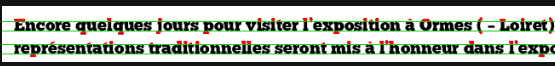
#> input picture assets/hor_rhythm_example_2.png, 555 x 66 px
$ python -i extract_letters.py   (imports and definitions only)
#> lines starting #> are read from the running program, lines starting #| are printed output that depends on the picture
#> further down, picture is the input picture: shape (66, 555, 3); mean B, G, R 161.9, 171.8, 164.9
import cv2
import sys


def extract_letters(image):


    #gray = cv2.cvtColor(image, cv2.COLOR_BGR2GRAY)
    gray = image
    print('EXTRACTING LETTER')
    _, thresh = cv2.threshold(gray, 150, 255, cv2.THRESH_BINARY_INV)
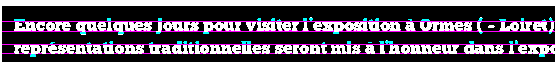
#> thresh: shape (66, 555, 3); mean B, G, R 103, 89.2, 99.6
    cv2.imshow("thresh", thresh)

    kernel = cv2.getStructuringElement(cv2.MORPH_RECT, (2,2))
    processed = cv2.erode(thresh, kernel, iterations=1)
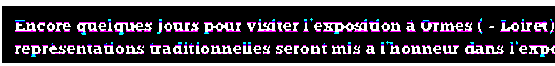
#> processed: shape (66, 555, 3); mean B, G, R 75.2, 66.2, 72.7

#> (the run stopped early here; a loop or call above may not have finished)
